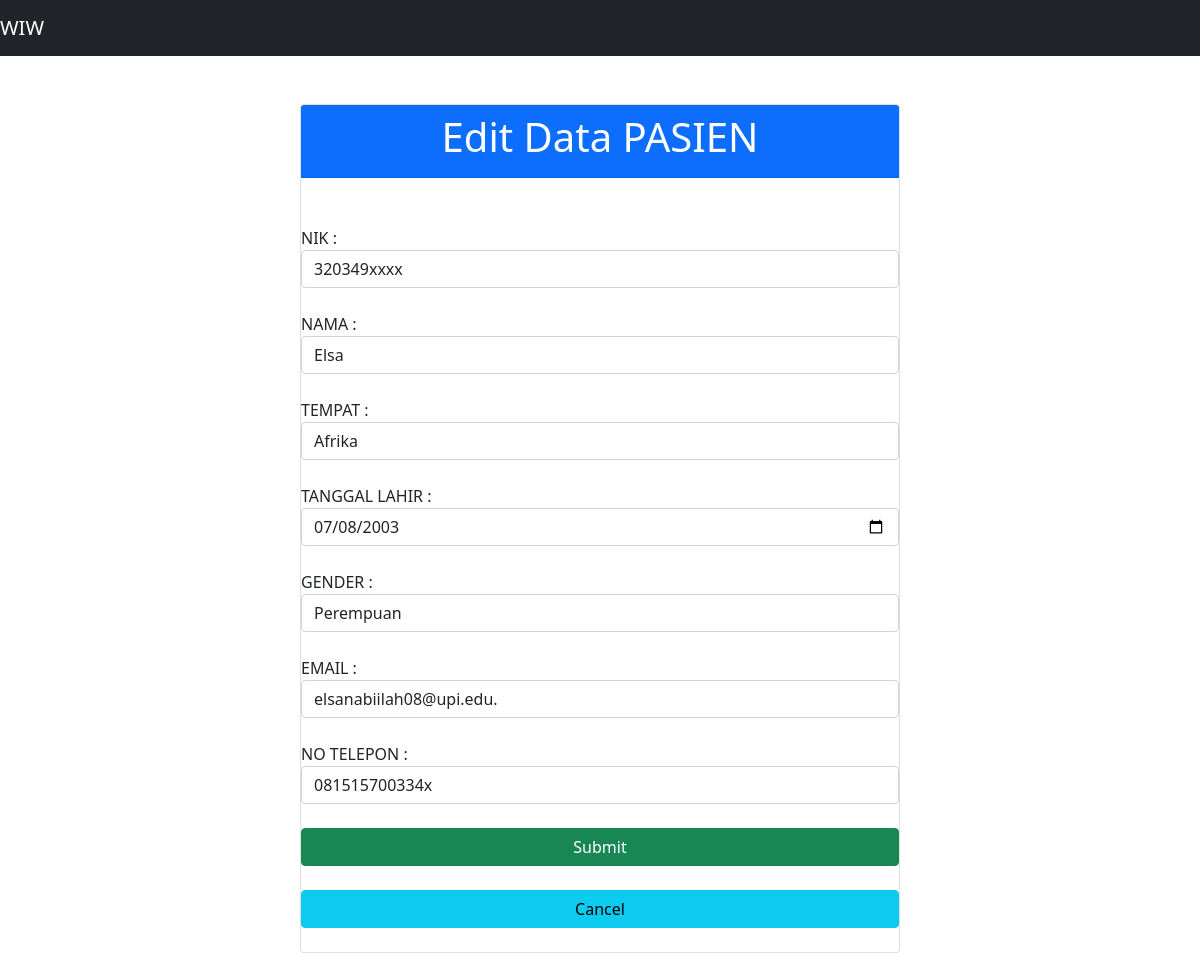
Screenshot of /MVP-01/edit.php?id_edit=7 with the database file from the repository.
### tables this page shows
CREATE TABLE `pasien` (
  `id` int(11) NOT NULL,
  `nik` varchar(100) NOT NULL,
  `nama` varchar(100) NOT NULL,
  `tempat` varchar(100) NOT NULL,
  `tl` date NOT NULL,
  `gender` varchar(10) NOT NULL,
  `email` varchar(100) NOT NULL,
  `telp` varchar(100) NOT NULL
);

### MVP-01/model/DB.class.php (called while the page is built, shortened)
<?php
class DB
{
	var $db_host = '';
	var $db_user = '';
	var $db_password = '';
	var $db_name = '';
	var $db_link = '';
	function __construct($db_host = '', $db_user = '', $db_password = '', $db_name = '')
	{
		$this->db_host = $db_host;
		$this->db_user = $db_user;
		$this->db_password = $db_password;
		$this->db_name = $db_name;
	}
	function open()
	{
		$this->db_link = mysqli_connect($this->db_host, $this->db_user, $this->db_password, $this->db_name);
	}
	function execute($query = "")
	{
		$this->result = mysqli_query($this->db_link, $query);
		return $this->result;
	}
}

### MVP-01/model/TabelPasien.class.php (called while the page is built, shortened)
<?php
class TabelPasien extends DB
{
	function getPasienById($id)
	{
		$query = "SELECT * FROM pasien WHERE pasien.id=$id";
		return $this->execute($query);
	}
}

### MVP-01/presenter/ProsesPasien.php (called while the page is built, shortened)
<?php
class ProsesPasien implements KontrakPasienPresenter
{
	private $tabelpasien;
	function __construct()
	{
		try {
			$db_host = "localhost";
			$db_user = "root";
			$db_password = "";
			$db_name = "pasien";
			$this->tabelpasien = new TabelPasien($db_host, $db_user, $db_password, $db_name);
		} catch (Exception $e) {
			echo "wiw error" . $e->getMessage();
		}
	}
	function selectdata($id)
	{
		try {
			$this->tabelpasien->open();
			$this->tabelpasien->getPasienById($id);
		} catch (Exception $e) {
			echo "wiw error part 2" . $e->getMessage();
		}
	}
}

### MVP-01/view/TampilPasien.php (called while the page is built, shortened)
<?php
include_once("presenter/ProsesPasien.php");
class TampilPasien implements KontrakPasienView
{
	private $prosespasien;
	function __construct()
	{
		$this->prosespasien = new ProsesPasien();
	}
	function edit($id)
	{
		$this->prosespasien->selectdata($id);
	}
}

### MVP-01/edit.php (called while the page is built, shortened)
<?php
include_once("model/Template.class.php");
include_once("model/DB.class.php");
include_once("model/TabelPasien.class.php");
include_once("view/TampilPasien.php");
include_once("presenter/ProsesPasien.php");
$tp = new TampilPasien();
$data = $tp->edit($_GET['id_edit']);

### MVP-01/model/Template.class.php (the view, shortened to what this page needs)
<?php
class Template{
	var $content = '';
	function __construct($filename = ''){
		$this->content = implode('', @file($filename));
	}
	function clear(){
		$this->content = preg_replace("/DATA_[A-Z|_|0-9]+/", "", $this->content);
	}
	function write(){
		print $this->content;
	}
	function replace($old = '', $new = ''){
		if(is_int($new)){
			$value = sprintf("%d", $new);
		}elseif(is_float($new)){
			$value = sprintf("%f", $new);
		}elseif(is_array($new)){
			$value = '';
			foreach( $new as $item){
				$value .= $item. '';
			}
		}else{
			$value = $new;
		}
		$this->content = preg_replace("/$old/",  $value, $this->content);
	}
}

### rows the page displays
pasien: nik "320349xxxx", nama "Elsa", tempat "Afrika", tl "07/08/2003", gender "Perempuan", email "elsanabiilah08@upi.edu.", telp "081515700334x"
